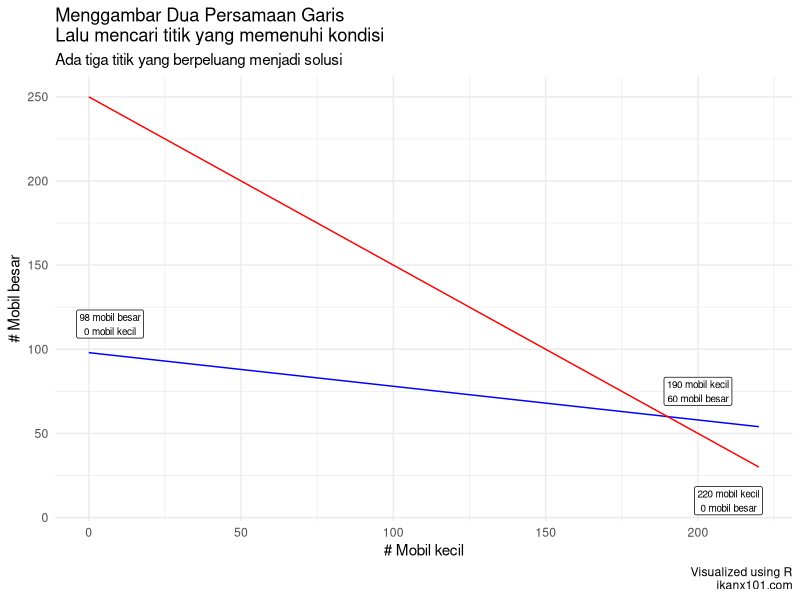
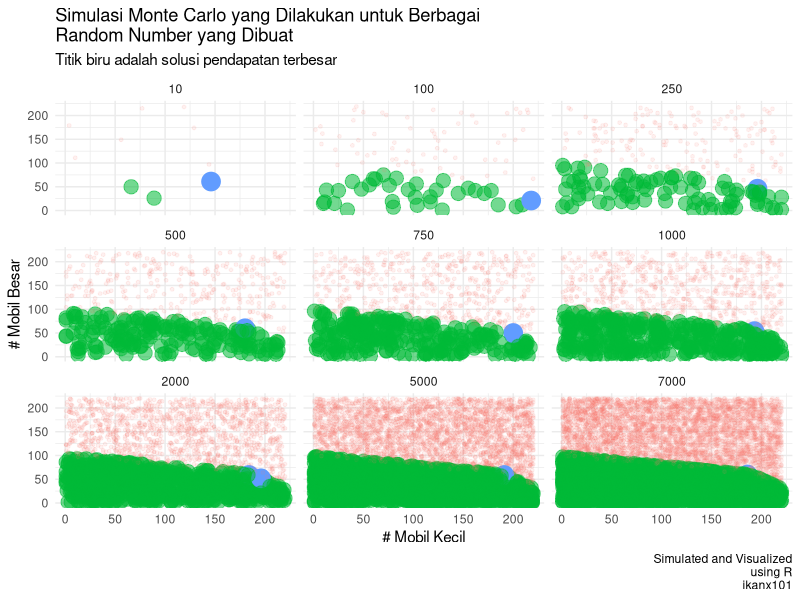
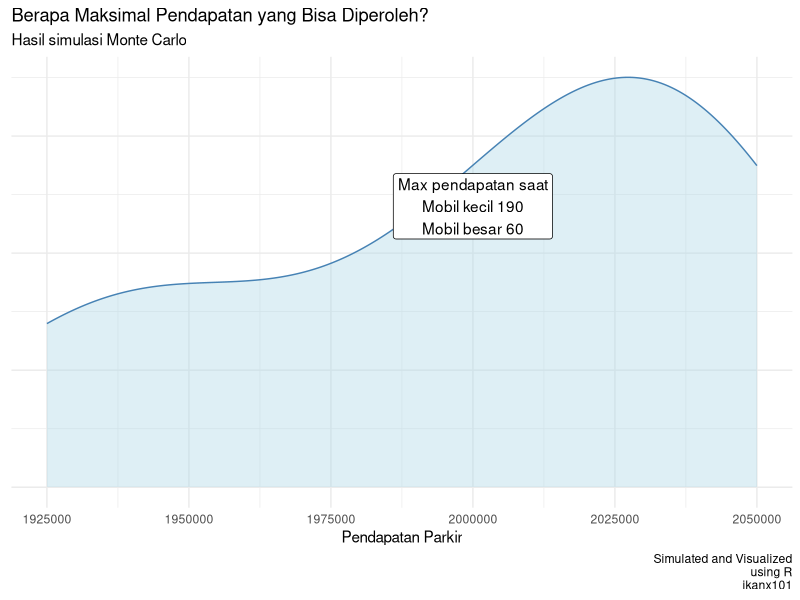

Here is the R script that generated these plots, in order:
## ---- chunk 1
knitr::opts_chunk$set(echo = TRUE)
setwd("~/ikanx101.github.io/_posts/linear problem/post 1")
library(dplyr)
library(ggplot2)
## ---- chunk 2
x_1 = c(0:220)

fung_1 = function(x){
  y = (1960 - (4*x))/20
  return(y)
}

fung_2 = function(x){
  y = (250 - (x))
  return(y)
}

fung_max = function(x,y){
  7000*x + 12000*y
}

data = data.frame(x = x_1)
data$y1 = sapply(data$x,fung_1)
data$y2 = sapply(data$x,fung_2)
## ---- chunk 3
data %>% 
  ggplot() +
  geom_line(aes(x = x,
                y = y1),
            color = "blue") +
  geom_line(aes(x = x,
                y = y2),
            color = "red") +
  theme_minimal() +
  labs(title = "Menggambar Dua Persamaan Garis\nLalu mencari titik yang memenuhi kondisi",
       subtitle = "Ada tiga titik yang berpeluang menjadi solusi",
       caption = "Visualized using R\nikanx101.com",
       x = "# Mobil kecil",
       y = "# Mobil besar") +
  annotate("label",x = 7,y = 115, label = "98 mobil besar\n0 mobil kecil",size = 2.5) +
  annotate("label",x = 200,y = 75, label = "190 mobil kecil\n60 mobil besar",size = 2.5) +
  annotate("label",x = 210,y = 10, label = "220 mobil kecil\n0 mobil besar",size = 2.5)
## ---- chunk 4
# Titik I:
  # 0 mobil kecil
  # 98 mobil besar
  fung_max(0,98)

# Titik II:
  # 190 mobil kecil
  # 60 mobil besar
  fung_max(190,60)

# Titik III:
  # 220 mobil kecil
  # 0 mobil besar
  fung_max(220,0)
## ---- chunk 5
simulasi = function(n){
  data = data.frame(x = 0,
                    y = 0,
                    marker = 0,
                    earning = 0,
                    rand_number = 0)
  for(i in 1:n){
    percobaan = sample(220,2,replace = T)
    x1 = percobaan[1]
    x2 = percobaan[2]
    marker = ifelse(4*x1 + 20*x2 <= 1960 & x1 + x2 <= 250,1,0)
    earning = ifelse(marker == 1, fung_max(x1,x2), 0)
    data[i,] = c(x1,x2,marker,earning,n)
  }
  return(data)
}

banyak_sim = c(10,100,250,500,750,1000,2000,5000,7000)

data_sim = simulasi(banyak_sim[1])
for(i in banyak_sim[-1]){
  temp = simulasi(i)
  data_sim = rbind(data_sim,temp)
}

data_sim %>% 
  group_by(rand_number) %>% 
  mutate(marker = ifelse(earning == max(earning),2,marker)) %>% 
  ungroup() %>% 
  ggplot(aes(x = x,
             y = y)) +
  geom_point(aes(color = factor(marker),
                 alpha = marker,
                 size = marker)) +
  facet_wrap(~rand_number) +
  theme_minimal() + 
  labs(title = "Simulasi Monte Carlo yang Dilakukan untuk Berbagai\nRandom Number yang Dibuat",
       subtitle = "Titik biru adalah solusi pendapatan terbesar",
       caption = "Simulated and Visualized\nusing R\nikanx101",
       x = "# Mobil Kecil",
       y = "# Mobil Besar") +
  theme(legend.position = "none")
## ---- chunk 6
banyak_sim = c(10,100,200,300,500,600,700,800,900)
data_sim = simulasi(banyak_sim[1])
for(i in banyak_sim[-1]){
  temp = simulasi(i)
  data_sim = rbind(data_sim,temp)
}
data_sim[101,] = c(190,60,1,fung_max(190,60),1)
data_sim %>% 
  filter(marker != 0 ) %>% 
  group_by(rand_number) %>% 
  filter(earning == max(earning)) %>%
  ungroup() %>% 
  ggplot(aes(x = earning)) +
  geom_density(color = "steelblue",
               fill = "lightblue",
               alpha = .4) +
  theme_minimal() +
  labs(title = "Berapa Maksimal Pendapatan yang Bisa Diperoleh?",
       subtitle = "Hasil simulasi Monte Carlo",
       caption = "Simulated and Visualized\nusing R\nikanx101",
       x = "Pendapatan Parkir") +
  theme(axis.text.y = element_blank(),
        axis.title.y = element_blank()) +
  annotate("label",
           x = 2000000,
           y = .000006,
           label = "Max pendapatan saat\nMobil kecil 190\nMobil besar 60")

## ---- chunk 7
## Load the package lpsolve
library(lpSolve)
## ---- chunk 8
# Membuat matriks
  # Berasal dari dua persamaan yang diketahui
  const.mat = matrix(c(4,20,1,1),
                     nrow = 2,
                     byrow = T)
  const.mat
# Memasukkan persamaan pendapatan yang ingin dimaksimalkan
objective.in = c(7000,12000)
# define constraints
area_constraint = 1960
total_cars_constraint = 250

# RHS for the constraints
const.rhs = c(area_constraint, total_cars_constraint)

# Constraints direction
const.dir = c("<=",  "<=")

# Find the optimal solution
optimum = lp(direction="max",  objective.in, const.mat, const.dir,  const.rhs)
## ---- chunk 9
optimum
optimum$solution
